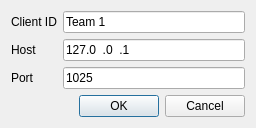
<?xml version="1.0" encoding="UTF-8"?>
<ui version="4.0">
 <class>Dialog</class>
 <widget class="QDialog" name="Dialog">
  <property name="geometry">
   <rect>
    <x>0</x>
    <y>0</y>
    <width>256</width>
    <height>125</height>
   </rect>
  </property>
  <property name="windowTitle">
   <string>Buzzer - Configuration</string>
  </property>
  <layout class="QVBoxLayout" name="verticalLayout">
   <item>
    <layout class="QFormLayout" name="formLayout">
     <item row="0" column="0">
      <widget class="QLabel" name="label">
       <property name="text">
        <string>Client ID</string>
       </property>
       <property name="buddy">
        <cstring>clientId</cstring>
       </property>
      </widget>
     </item>
     <item row="0" column="1">
      <widget class="QLineEdit" name="clientId">
       <property name="text">
        <string>Team 1</string>
       </property>
       <property name="maxLength">
        <number>20</number>
       </property>
      </widget>
     </item>
     <item row="1" column="0">
      <widget class="QLabel" name="label_3">
       <property name="text">
        <string>Host</string>
       </property>
       <property name="buddy">
        <cstring>host</cstring>
       </property>
      </widget>
     </item>
     <item row="1" column="1">
      <widget class="QLineEdit" name="host">
       <property name="inputMask">
        <string>000.000.000.000; </string>
       </property>
       <property name="text">
        <string>127.0.0.1</string>
       </property>
       <property name="maxLength">
        <number>15</number>
       </property>
      </widget>
     </item>
     <item row="2" column="0">
      <widget class="QLabel" name="label_2">
       <property name="text">
        <string>Port</string>
       </property>
       <property name="buddy">
        <cstring>port</cstring>
       </property>
      </widget>
     </item>
     <item row="2" column="1">
      <widget class="QLineEdit" name="port">
       <property name="text">
        <string>1025</string>
       </property>
       <property name="maxLength">
        <number>5</number>
       </property>
      </widget>
     </item>
    </layout>
   </item>
   <item>
    <widget class="QDialogButtonBox" name="buttonBox">
     <property name="orientation">
      <enum>Qt::Horizontal</enum>
     </property>
     <property name="standardButtons">
      <set>QDialogButtonBox::Cancel|QDialogButtonBox::Ok</set>
     </property>
    </widget>
   </item>
  </layout>
 </widget>
 <resources/>
 <connections>
  <connection>
   <sender>buttonBox</sender>
   <signal>accepted()</signal>
   <receiver>Dialog</receiver>
   <slot>accept()</slot>
   <hints>
    <hint type="sourcelabel">
     <x>248</x>
     <y>254</y>
    </hint>
    <hint type="destinationlabel">
     <x>157</x>
     <y>274</y>
    </hint>
   </hints>
  </connection>
  <connection>
   <sender>buttonBox</sender>
   <signal>rejected()</signal>
   <receiver>Dialog</receiver>
   <slot>reject()</slot>
   <hints>
    <hint type="sourcelabel">
     <x>316</x>
     <y>260</y>
    </hint>
    <hint type="destinationlabel">
     <x>286</x>
     <y>274</y>
    </hint>
   </hints>
  </connection>
 </connections>
</ui>
